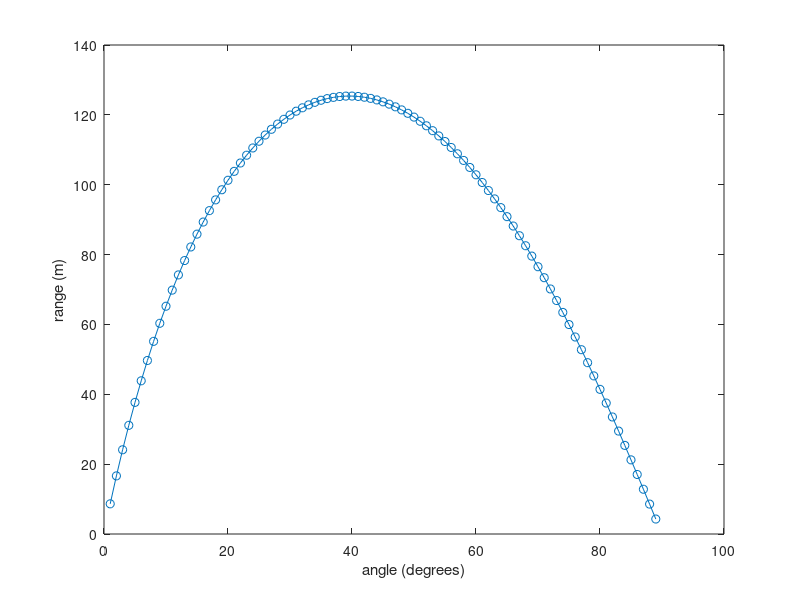

This figure's MATLAB source:
clear;
format compact;    % type "help format" to learn what this does

g=9.8;             % acceleration due to gravity
speed=50;          % initial speed is 50 m/s
angle=0;          % beware of radians vs degrees for trig functions

rho=1.2; % density of air in kg/m^3
m=0.145; % kg
r=0.037; % m
A=pi*r^2; % m^2
C_d=0.35;

h=0.001;      % timestep of 0.001 second

for angle=1:89
    pos=[0 0];  % start at the origin
    vel=speed*[cosd(angle) sind(angle)];
    
    i=0;
    while pos(2)>=0
      i=i+1;
      x(i)=pos(1);
      y(i)=pos(2);
    
      % Calculating the magnitude of the velocity
      magVel=norm(vel);
    
      % Calculating the drag force
      dragForce=-0.5*C_d*rho*A*magVel*vel;
    
      % Calculating the drag acceleration
      dragAccel=dragForce/m;
    
      % Total acceleration
      accel=dragAccel + [0 -g];
    
      % Euler method
      pos=pos + h*vel;
      vel=vel + h*accel;
    end
    
    % linear interpolation to estimate the range of the projectile
    slope=(pos(2)-y(end))/(pos(1)-x(end));
    range(angle)=x(end)-y(end)/slope;
end

% plot the range against the angle

plot(1:89,range,'o-')
xlabel('angle (degrees)')
ylabel('range (m)')

% print max range and corresponding angle

disp('Max Range')
disp(max(range))